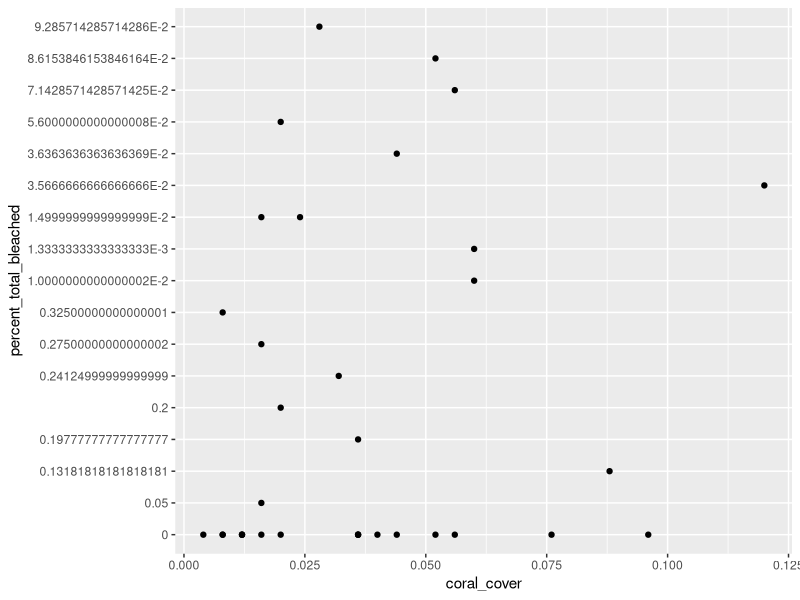
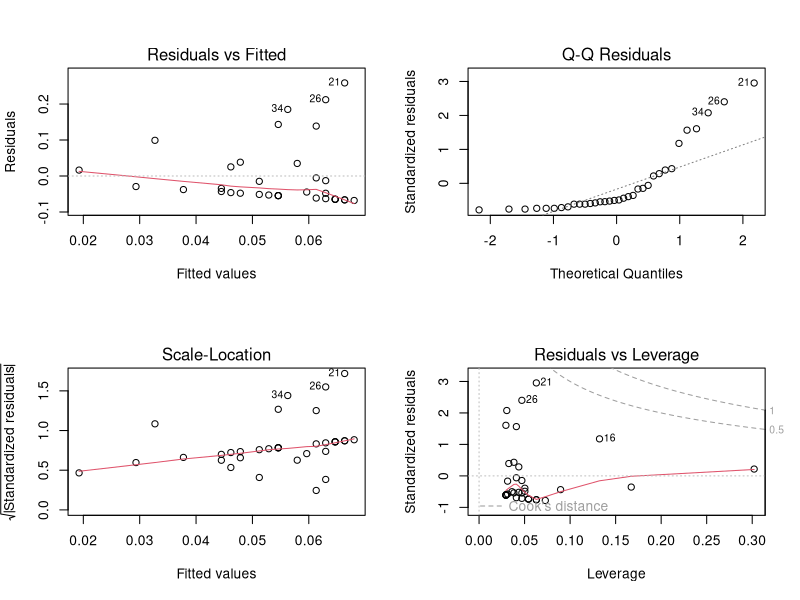
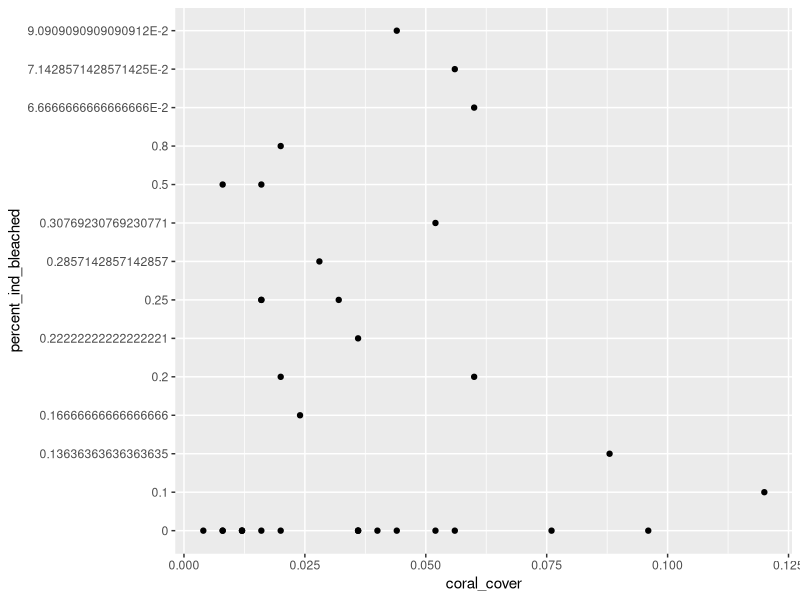
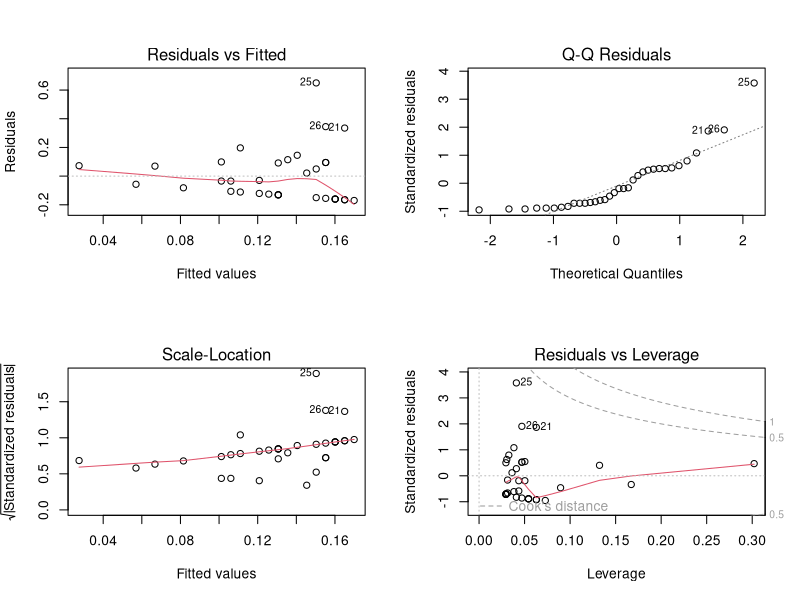
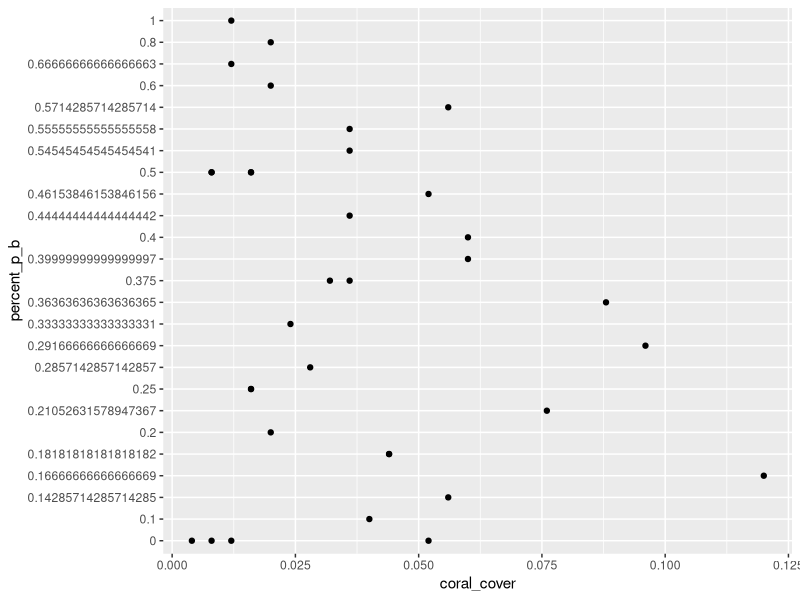
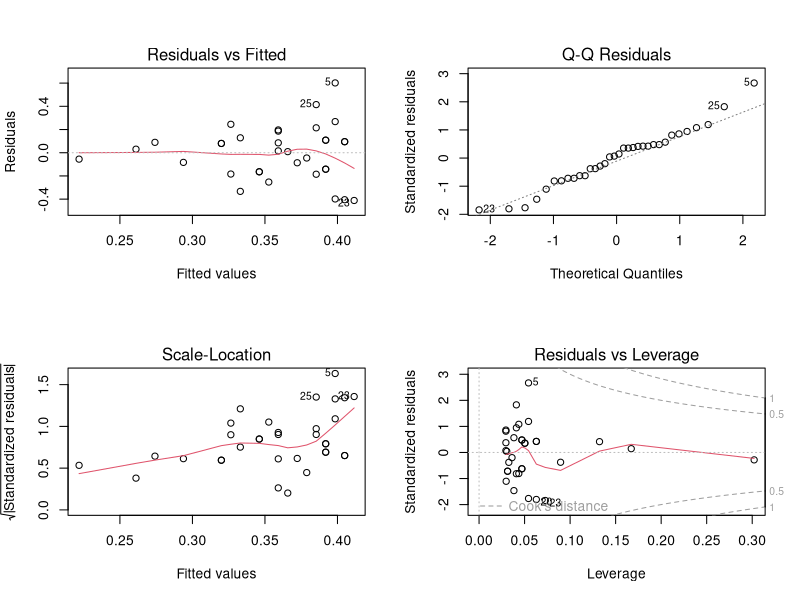

Write the R code that produced these figures, in order.
## ---- chunk 1
knitr::opts_chunk$set(echo = TRUE)
## ---- chunk 2

library(tidyverse)
library(readxl)
library(dplyr)
library(ggplot2)
library(vegan) #for species diversity calculations

## ---- chunk 3

coral <- read_excel("2018_bisc_coral_cover.xlsx")
fish <- read_excel("2018_bisc_RVC_Fish_condensed.xlsx")
gps_coord <- read_excel("bisc _rvc_2018 _sites .xlsx")

## ---- chunk 4

coral <- read_excel("2018_bisc_coral_cover.xlsx")

coral_cover_bleach <- coral %>%
  select(coral_cover, percent_total_bleached) %>%
  filter(coral_cover != 0)

ggplot(coral_cover_bleach, aes(x=coral_cover, y= percent_total_bleached)) +
  geom_point()

coral_cover_bleach_lm <- lm(percent_total_bleached ~ coral_cover, data = coral_cover_bleach)
coral_cover_bleach_lm

#summary of model
summary(coral_cover_bleach_lm)

#data diagnostics
par(mfrow = c(2,2))
plot(coral_cover_bleach_lm)
# qqplot is a little off but not terribly
# resifuals fit is skewed to the right and I'm not quite sure what that means, if it means anything

#had to make percent total bleached into its own vector cause r was freaking out. go figure
percent_total_b <- as.numeric(coral_cover_bleach$percent_total_bleached)

#correlation: person's r
correlation_cover_bleach <- cor.test(coral_cover_bleach$coral_cover, percent_total_b)
correlation_cover_bleach
# not significant. p-value = 0.4654

## ---- chunk 5

coral_number_bleach <- coral %>%
  select(coral_cover, percent_ind_bleached) %>%
  filter(coral_cover != 0)

ggplot(coral_number_bleach, aes(x=coral_cover, y= percent_ind_bleached)) +
  geom_point()

coral_number_bleach_lm <- lm(percent_ind_bleached ~ coral_cover, data = coral_number_bleach)
coral_number_bleach_lm

#summary of model
summary(coral_number_bleach_lm)

#data diagnostics
par(mfrow = c(2,2))
plot(coral_number_bleach_lm)
# qqplot is a little off but not terribly
# resifuals fit is skewed to the right and I'm not quite sure what that means, if it means anything

#had to make percent total bleached into its own vector cause r was freaking out. go figure
percent_ind_b_vec <- as.numeric(coral_number_bleach$percent_ind_bleached)

#correlation: person's r
correlation_number_bleach <- cor.test(coral_number_bleach$coral_cover, percent_ind_b_vec)
correlation_number_bleach
# not significant. p-value = 0.3009
## ---- chunk 6

coral_bleach_pale <- coral %>%
  select(coral_cover, percent_p_b) %>%
  filter(coral_cover != 0)

ggplot(coral_bleach_pale, aes(x=coral_cover, y= percent_p_b)) +
  geom_point()

coral_bleach_pale_lm <- lm(percent_p_b ~ coral_cover, data = coral_bleach_pale)
coral_bleach_pale_lm

#summary of model
summary(coral_bleach_pale_lm)

#data diagnostics
par(mfrow = c(2,2))
plot(coral_bleach_pale_lm)
# qqplot is a little off but not terribly
# resifuals fit is skewed to the right and I'm not quite sure what that means, if it means anything

#had to make percent total bleached into its own vector cause r was freaking out. go figure
percent_p_b_vec <- as.numeric(coral_bleach_pale$percent_p_b)

#correlation: person's r
correlation_bleach_pale <- cor.test(coral_bleach_pale$coral_cover, percent_p_b_vec)
correlation_bleach_pale
# not significant. p-value = 0.2712
## ---- chunk 7

###########################################################################
####this is the same chunk of code for all coral and game fish analysis###
fish <- read_excel("2018_bisc_RVC_Fish_condensed.xlsx")
coral <- read_excel("2018_bisc_coral_cover.xlsx")

fish_coral <- merge(fish, coral, by = "site")

#how does the coral cover and bleaching effect the game fish abundance (snappers, groupers, hogfish)
gamefish_coral <- fish_coral %>%
  filter( fish_com != "banded_butterflyfish" | fish_com != "foureyed_butterflyfish" | fish_com != "reef_butterflyfish" | fish_com != "spotfin_butterflyfish" | fish_com != "none") %>%
  select(fish_num, f_avg, coral_cover, percent_total_bleached, percent_ind_bleached, percent_paling, paling_coral, percent_p_b) 
##########################################################################

#correlation: person's r
correlation_game_coralcover <- cor.test(gamefish_coral$coral_cover, gamefish_coral$fish_num)
correlation_game_coralcover
# not significant. p-value = 0.9246
#cor = 0.0079297

## ---- chunk 8

###########################################################################
####this is the same chunk of code for all coral and game fish analysis###
fish <- read_excel("2018_bisc_RVC_Fish_condensed.xlsx")
coral <- read_excel("2018_bisc_coral_cover.xlsx")

fish_coral <- merge(fish, coral, by = "site")

#how does the coral cover and bleaching effect the game fish abundance (snappers, groupers, hogfish)
gamefish_coral <- fish_coral %>%
  filter( fish_com != "banded_butterflyfish" | fish_com != "foureyed_butterflyfish" | fish_com != "reef_butterflyfish" | fish_com != "spotfin_butterflyfish" | fish_com != "none") %>%
  select(fish_num, f_avg, coral_cover, percent_total_bleached, percent_ind_bleached, percent_paling, paling_coral, percent_p_b) 
##########################################################################

percent_p_b_vec_2 <- as.numeric(gamefish_coral$percent_p_b)

#correlation: person's r
correlation_game_percentpb <- cor.test(gamefish_coral$coral_cover, percent_p_b_vec_2)
correlation_game_percentpb
# significant. p-value = 0.00461
#cor = -0.2498671. very weak/bacisally no correlation
## ---- chunk 9

###########################################################################
####this is the same chunk of code for all coral and game fish analysis###
fish <- read_excel("2018_bisc_RVC_Fish_condensed.xlsx")
coral <- read_excel("2018_bisc_coral_cover.xlsx")

fish_coral <- merge(fish, coral, by = "site")

#how does the coral health effect the game fish abundance (snappers, groupers, hogfish)
gamefish_coral <- fish_coral %>%
  filter( fish_com != "banded_butterflyfish" | fish_com != "foureyed_butterflyfish" | fish_com != "reef_butterflyfish" | fish_com != "spotfin_butterflyfish" | fish_com != "none") %>%
  select(fish_num, f_avg, coral_cover, percent_total_bleached, percent_ind_bleached, paling_coral, percent_paling, percent_p_b) 
##########################################################################

gamefish_coral_lm_percentb_binarypale <- lm(formula = fish_num ~ coral_cover + percent_total_bleached + paling_coral, data = gamefish_coral)
gamefish_coral_lm_percentb_binarypale

summary(gamefish_coral_lm_percentb_binarypale)


##REMOVED NAS FORM CORAL BLEACHING# means that removing the data where there is no coral cover, I don't love that/ will try to find a way around it
#how does the coral health effect the game fish abundance (snappers, groupers, hogfish)
gamefish_coral_removeNAlines <- fish_coral %>%
  filter( fish_com != "banded_butterflyfish" | fish_com != "foureyed_butterflyfish" | fish_com != "reef_butterflyfish" | fish_com != "spotfin_butterflyfish" | fish_com != "none") %>%
  select(fish_num, f_avg, coral_cover, percent_total_bleached, percent_ind_bleached, paling_coral, percent_paling, percent_p_b) %>%
  filter(percent_total_bleached != "NA")
##########################################################################

gamefish_coral_lm_percentb_binarypale_noNA <- lm(formula = fish_num ~ coral_cover + percent_total_bleached + paling_coral, data = gamefish_coral)
gamefish_coral_lm_percentb_binarypale_noNA

summary(gamefish_coral_lm_percentb_binarypale_noNA)
